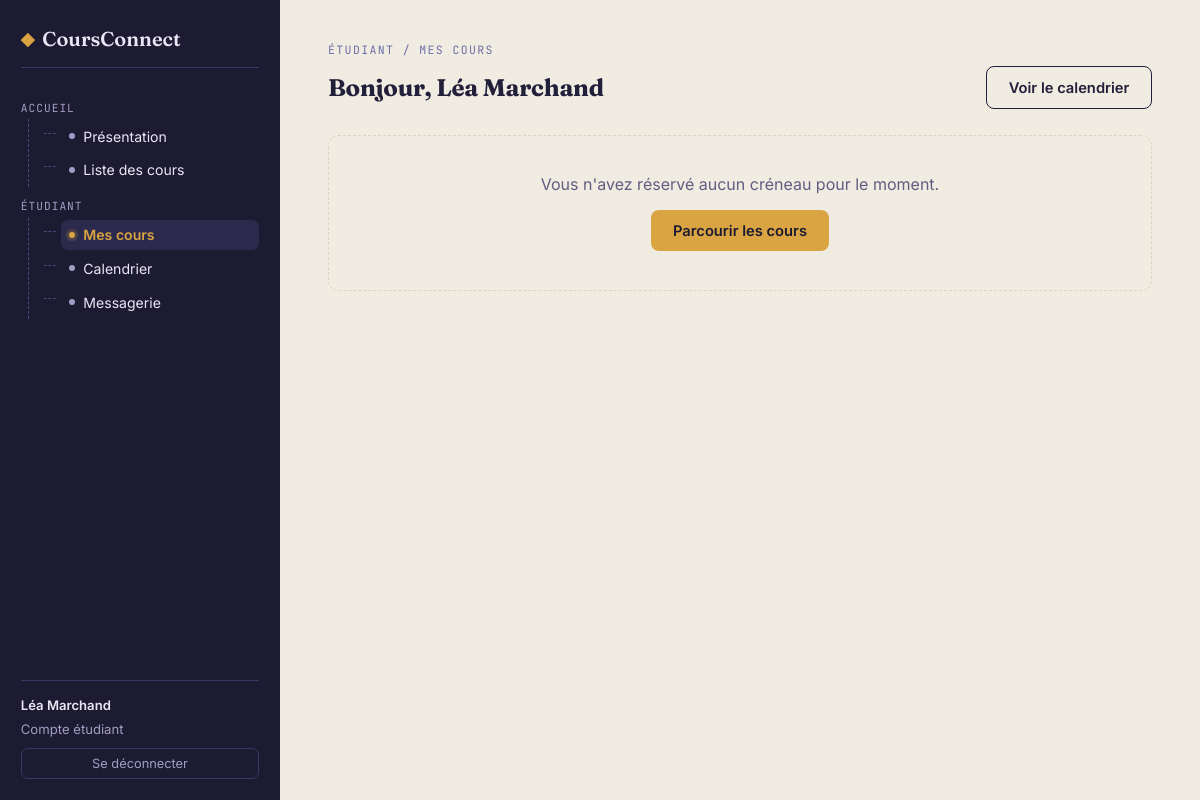
Page /etudiant/mes-cours (signed in) on the earlier database version.
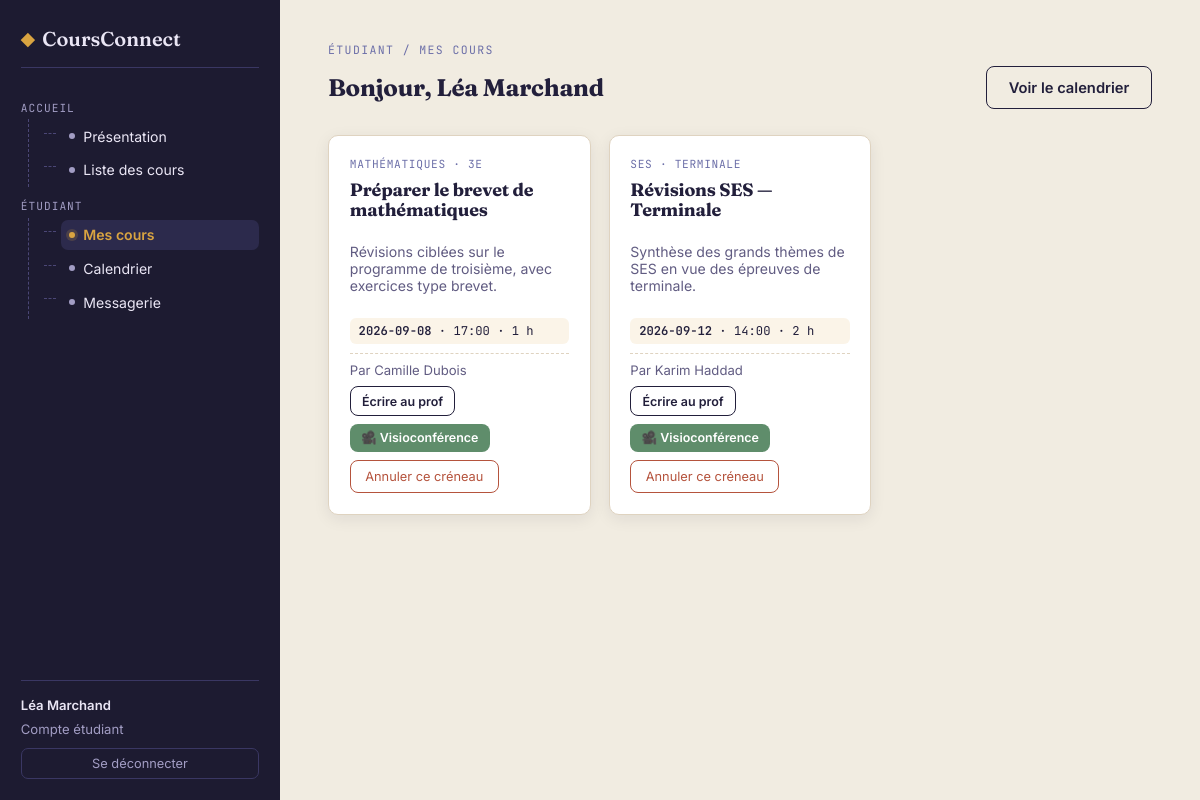
Same page on the later database version.
### tables this page shows
CREATE TABLE users(
            id INTEGER PRIMARY KEY AUTOINCREMENT,
            name TEXT NOT NULL,
            email TEXT UNIQUE NOT NULL,
            password_hash TEXT NOT NULL,
            role TEXT NOT NULL CHECK(role IN ('admin', 'prof', 'etudiant')),
            bio TEXT,
            photo TEXT
        );

CREATE TABLE slots(
            id INTEGER PRIMARY KEY AUTOINCREMENT,
            course_id INTEGER NOT NULL REFERENCES courses(id) ON DELETE CASCADE,
            slot_date TEXT NOT NULL,
            slot_time TEXT NOT NULL,
            duration_minutes INTEGER NOT NULL,
            reserved_by INTEGER REFERENCES users(id) ON DELETE SET NULL,
            student_notes TEXT
        );

CREATE TABLE courses(
            id INTEGER PRIMARY KEY AUTOINCREMENT,
            title TEXT NOT NULL,
            subject TEXT NOT NULL,
            level TEXT NOT NULL,
            description TEXT NOT NULL,
            teacher_id INTEGER NOT NULL REFERENCES users(id) ON DELETE CASCADE
        );

### app.py (the view)
@app.route("/etudiant/mes-cours")
@login_required(role="etudiant")
def etudiant():
    db = get_db()
    reservations = db.execute(
        """
        SELECT sl.*, c.id AS course_id, c.title, c.subject, c.level, c.description,
               c.teacher_id, u.name AS teacher_name
        FROM slots sl
        JOIN courses c ON c.id = sl.course_id
        JOIN users u ON u.id = c.teacher_id
        WHERE sl.reserved_by = ?
        ORDER BY sl.slot_date, sl.slot_time
        """,
        (current_user()["id"],),
    ).fetchall()
    return render_template("etudiant.html", reservations=reservations)

### app.py (called while the page is built, shortened)
def get_db():
    if "db" not in g:
        g.db = sqlite3.connect(DB_PATH)
        g.db.row_factory = sqlite3.Row
        g.db.execute("PRAGMA foreign_keys = ON")
    return g.db

@app.template_filter("duree_lisible")
def duree_lisible(minutes):
    minutes = int(minutes)
    h, m = divmod(minutes, 60)
    if h and m:
        return f"{h} h {m:02d}"
    if h:
        return f"{h} h"
    return f"{m} min"

def current_user():
    user_id = session.get("user_id")
    if not user_id:
        return None
    return get_db().execute("SELECT * FROM users WHERE id = ?", (user_id,)).fetchone()

@app.context_processor
def inject_current_user():
    return {"current_user": current_user()}

def login_required(role=None):
    def decorator(view):
        @wraps(view)
        def wrapped(*args, **kwargs):
            user = current_user()
            return view(*args, **kwargs)
        return wrapped
    return decorator

@app.context_processor
def inject_unread_total():
    user = current_user()
    if user and user["role"] in ("prof", "etudiant"):
        total = get_db().execute(
            "SELECT COUNT(*) FROM messages WHERE recipient_id = ? AND read_at IS NULL",
            (user["id"],),
        ).fetchone()[0]
        return {"unread_messages_total": total}
    return {"unread_messages_total": 0}

### templates/etudiant.html (shortened to what this page needs)
{% extends "base.html" %}
{% block content %}
  <span class="eyebrow">Étudiant / Mes cours</span>
  <div class="row-between" style="margin-bottom:1.6rem;">
    <h2 style="font-size:1.5rem;margin:0;">Bonjour, {{ current_user['name'] }}</h2>
    <a class="btn btn-outline" href="{{ url_for('etudiant_calendrier') }}">Voir le calendrier</a>
  </div>
  {% if reservations %}
  <div class="course-grid">
    {% for r in reservations %}
    <div class="card course-card">
      <span class="course-cat">{{ r['subject'] }} · {{ r['level'] }}</span>
      <h3>{{ r['title'] }}</h3>
      <p class="course-desc">{{ r['description'] }}</p>
      <ul class="slot-list">
        <li><span class="slot-date">{{ r['slot_date'] }}</span> · {{ r['slot_time'] }} · {{ r['duration_minutes']|duree_lisible }}</li>
      </ul>
      <div class="course-meta">
        <span>Par {{ r['teacher_name'] }}</span>
        <a class="btn btn-outline" style="font-size:0.78rem;padding:0.4rem 0.7rem;" href="{{ url_for('messagerie_conversation', contact_id=r['teacher_id']) }}">Écrire au prof</a>
        <a class="btn btn-sage" style="font-size:0.78rem;padding:0.4rem 0.7rem;" href="{{ url_for('visio', course_id=r['course_id'], slot_id=r['id']) }}">🎥 Visioconférence</a>
        <form method="post" action="{{ url_for('desinscription_cours', course_id=r['course_id'], slot_id=r['id']) }}">
          <button class="btn-danger-outline">Annuler ce créneau</button>
        </form>
      </div>
    </div>
    {% endfor %}
  </div>
  {% else %}
  <div class="empty-state">
    Vous n'avez réservé aucun créneau pour le moment.
    <div><a class="btn btn-gold" href="{{ url_for('cours') }}">Parcourir les cours</a></div>
  </div>
  {% endif %}
{% endblock %}

### templates/base.html (shortened to what this page needs)
<!DOCTYPE html>
<html lang="fr">
<head>
<link rel="stylesheet" href="{{ url_for('static', filename='style.css') }}">
</head>
<body>
<div class="app-shell">
<aside class="sidebar" id="sidebar">
<div class="brand"><span class="brand-mark">◆</span>CoursConnect</div>
<ul class="tree">
<li>
<span class="tree-group">Accueil</span>
<ul>
<li><a class="tree-link {{ 'active' if request.endpoint=='presentation' else '' }}" href="{{ url_for('presentation') }}"><span class="dot"></span>Présentation</a></li>
<li><a class="tree-link {{ 'active' if request.endpoint=='cours' else '' }}" href="{{ url_for('cours') }}"><span class="dot"></span>Liste des cours</a></li>
</ul>
</li>
{% if current_user and current_user['role'] == 'etudiant' %}
<li>
<span class="tree-group">Étudiant</span>
<ul>
<li><a class="tree-link {{ 'active' if request.endpoint=='etudiant' else '' }}" href="{{ url_for('etudiant') }}"><span class="dot"></span>Mes cours</a></li>
<li><a class="tree-link {{ 'active' if request.endpoint=='etudiant_calendrier' else '' }}" href="{{ url_for('etudiant_calendrier') }}"><span class="dot"></span>Calendrier</a></li>
<li><a class="tree-link {{ 'active' if request.endpoint in ['messagerie','messagerie_conversation'] else '' }}" href="{{ url_for('messagerie') }}"><span class="dot"></span>Messagerie{% if unread_messages_total %} ({{ unread_messages_total }}){% endif %}</a></li>
</ul>
</li>
{% endif %}
</ul>
<div class="session-box">
{% if current_user %}
<span class="who">{{ current_user['name'] }}</span>
<span style="display:block;margin-bottom:0.7rem;">{{ 'Compte professeur' if current_user['role']=='prof' else ('Compte étudiant' if current_user['role']=='etudiant' else 'Compte administrateur') }}</span>
<a class="btn-ghost-light" href="{{ url_for('deconnexion') }}">Se déconnecter</a>
{% else %}
<span style="display:block;margin-bottom:0.7rem;">Non connecté(e)</span>
<a class="btn-ghost-light" href="{{ url_for('connexion') }}">Se connecter</a>
{% endif %}
</div>
</aside>
<main class="content">
{% block content %}{% endblock %}
</main>
</div>
</body>
</html>

Differences in the rows shown:
now on this page (row edited): slots: subject "MATHÉMATIQUES", level "3E", title "Préparer le brevet de mathématiques", description "Révisions ciblées sur le programme de troisième, avec exercices type brevet.", slot_date "2026-09-08", slot_time "17:00", duration_minutes|duree_lisible "1 h", teacher_name "Camille Dubois"
now on this page (row edited): slots: subject "SES", level "TERMINALE", title "Révisions SES — Terminale", description "Synthèse des grands thèmes de SES en vue des épreuves de terminale.", slot_date "2026-09-12", slot_time "14:00", duration_minutes|duree_lisible "2 h", teacher_name "Karim Haddad"
Other differences:
text no longer shown: "Vous n'avez réservé aucun créneau pour le moment. Parcourir les cours"
